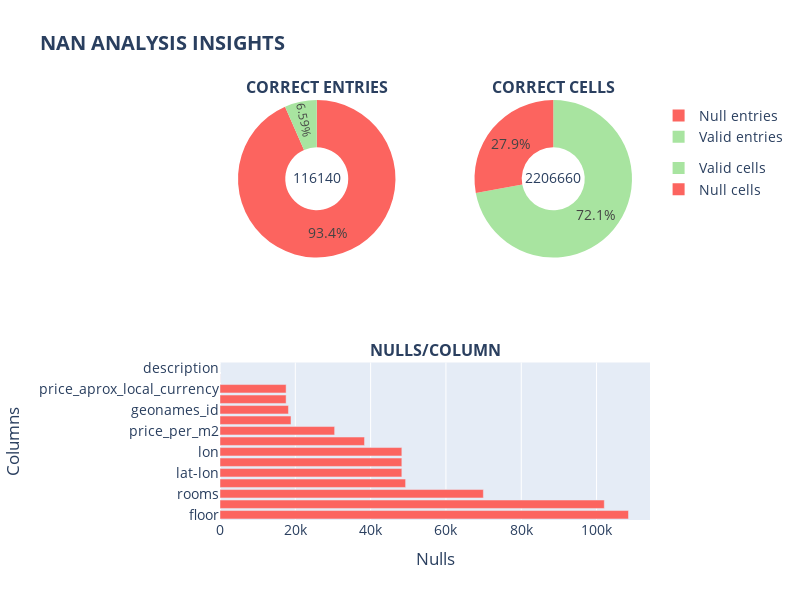

Notebook cell for this chart:
### Markdown cell above
Para simplificar el proceso de análisis y disminuir la repetición de código, creamos una función que nos permita repetir este proceso de inspección de forma sistemática y profunda en distintos momentos del proceso de limpieza que realizaremos. En nuestro pequeño dashboard se destaca además la diferenciación entre entradas y campos correctos.

### Code cell
dat_insights(df, "NaN analysis")

### Figure 1 — Plotly figure (JSON) as saved in the notebook; plotly's stock layout.template omitted (floating-point values rounded to 4 significant figures)
{"data": [{"domain": {"x": [0, 0.45], "y": [0.625, 1]}, "hole": 0.4, "labels": ["Null entries", "Valid entries"], "legendgroup": "apie", "marker": {"colors": ["#FC645F", "#A8E4A0", "#7088FF", "#FEB1AF"]}, "name": "Correct entries", "textposition": "inside", "title": {"text": "116140"}, "type": "pie", "values": [108481, 7659]}, {"domain": {"x": [0.55, 1], "y": [0.625, 1]}, "hole": 0.4, "labels": ["Null cells", "Valid cells"], "legendgroup": "pie", "marker": {"colors": ["#FC645F", "#A8E4A0", "#7088FF", "#FEB1AF"]}, "name": "Correct cells", "textposition": "inside", "title": {"text": "2206660"}, "type": "pie", "values": [615624, 1591036]}, {"marker": {"color": "#FC645F"}, "name": "Nulls/Column", "orientation": "h", "showlegend": false, "textposition": "inside", "type": "bar", "x": [108481, 102055, 69941, 49289, 48289, 48289, 48289, 38378, 30443, 18853, 18180, 17556, 17556, 23, 2], "xaxis": "x", "y": ["floor", "expenses", "rooms", "price_usd_per_m2", "lat-lon", "lat", "lon", "surface_total_in_m2", "price_per_m2", "surface_covered_in_m2", "geonames_id", "price_usd", "price_aprox_local_currency", "place_name", "description"], "yaxis": "y"}], "layout": {"annotations": [{"font": {"size": 16}, "showarrow": false, "text": "<b>CORRECT ENTRIES</b>", "x": 0.225, "xanchor": "center", "xref": "paper", "y": 1, "yanchor": "bottom", "yref": "paper"}, {"font": {"size": 16}, "showarrow": false, "text": "<b>CORRECT CELLS", "x": 0.775, "xanchor": "center", "xref": "paper", "y": 1, "yanchor": "bottom", "yref": "paper"}, {"font": {"size": 16}, "showarrow": false, "text": "<b>NULLS/COLUMN</b>", "x": 0.5, "xanchor": "center", "xref": "paper", "y": 0.375, "yanchor": "bottom", "yref": "paper"}], "font": {"size": 14}, "height": 600, "title": {"text": "<b>NAN ANALYSIS INSIGHTS</b>"}, "width": 800, "xaxis": {"anchor": "y", "domain": [0, 1], "title": {"text": "Nulls"}}, "xaxis2": {"anchor": "y2", "domain": [0.55, 1]}, "yaxis": {"anchor": "x", "domain": [0, 0.375], "title": {"text": "Columns"}}, "yaxis2": {"anchor": "x2", "domain": [0, 0.375]}}}
